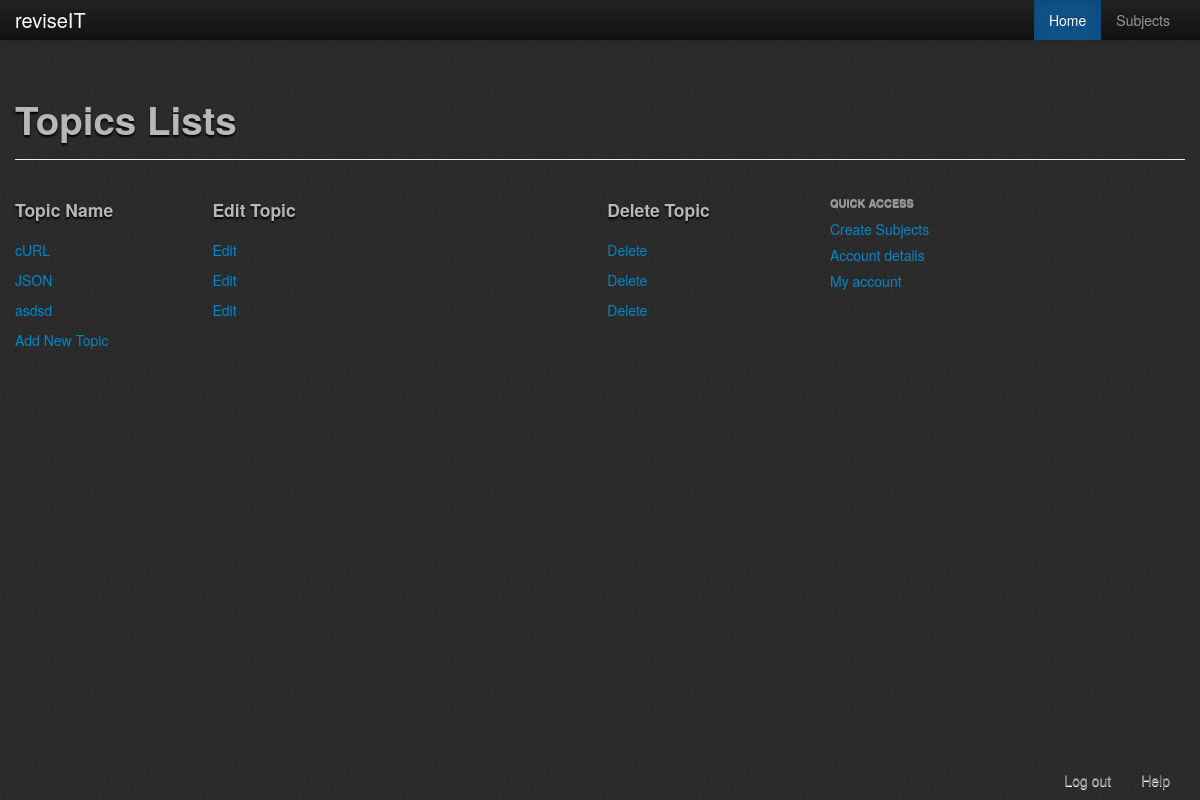
The app's page /php/topics/viewTopic.php?ID=1 (signed in), older data.
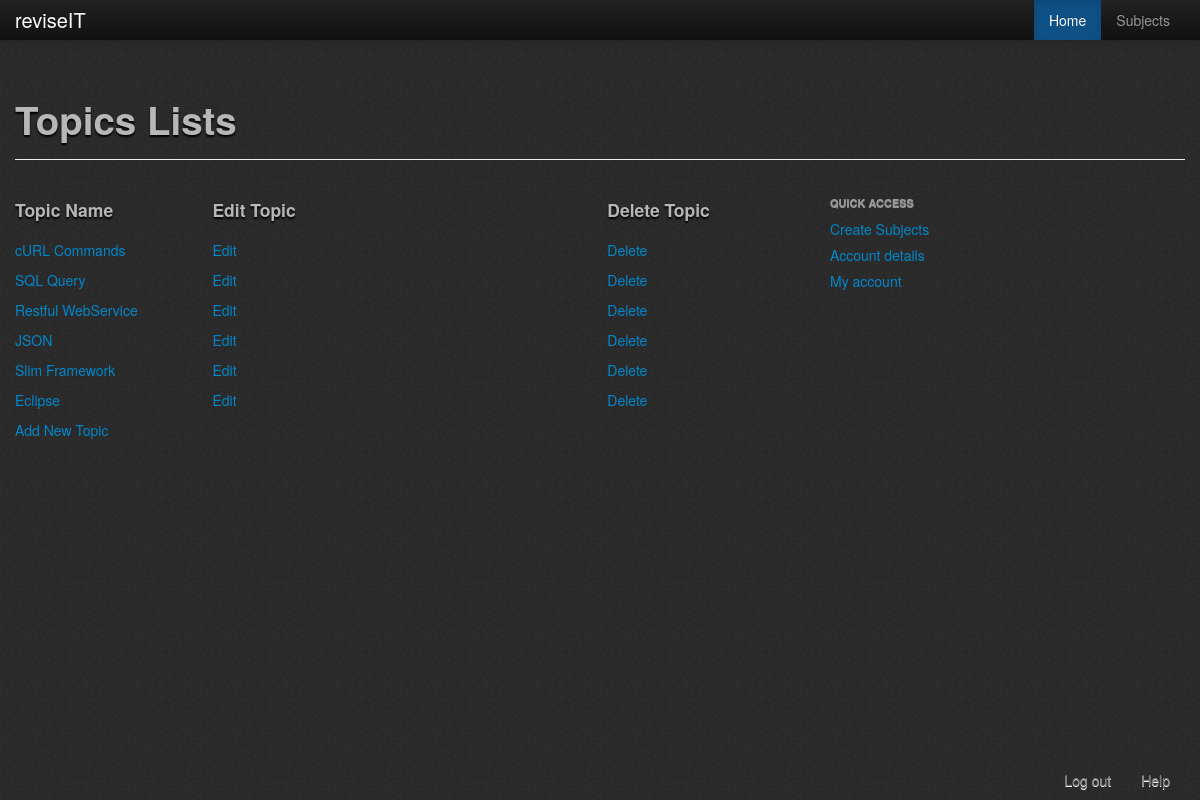
The same page, newer data.
### tables this page shows
CREATE TABLE `topic` (
  `TopicID` int(5) NOT NULL AUTO_INCREMENT,
  `TopicName` varchar(50) NOT NULL,
  `SubjectID` int(11) NOT NULL,
  `SubjectCode` varchar(50) NOT NULL,
  `deletionStatus` tinyint(1) NOT NULL COMMENT '0 = display, 1 = not display',
  `dateupdated` date NOT NULL,
  PRIMARY KEY (`TopicID`),
  KEY `FK_topic` (`SubjectCode`),
  KEY `FK_topicsub` (`SubjectID`)
);

### php/topics/viewTopic.php (the view, shortened to what this page needs)
<?php
	require '../check_logged_in.php';
	$subject_ID = $_GET['ID'];
?>
<!DOCTYPE html PUBLIC "-//W3C//DTD XHTML 1.0 Transitional//EN" "http://www.w3.org/TR/xhtml1/DTD/xhtml1-transitional.dtd">
<html xmlns="http://www.w3.org/1999/xhtml">
	<head>
		<?php
			include '../header_container.php';
		?>
	</head>
	<body>
			<?php
				include 'topics_menu_bar.php';
			?>
			<br /><br />
			<div class="container">
				<div class="page-header">
					<h1>Topics Lists</h1>
				</div>
				<div class="row-fluid">
					<?php
					try
					{
						$result = $db->prepare("SELECT * FROM topic WHERE SubjectID = '".$subject_ID."'");
						$result->execute();
							echo "<div class='span8'>";
								echo"<div class='row-fluid'>";
									echo "<div class='span3'><h4>Topic Name</h4></div>";
									echo "<div class='span6'><h4>Edit Topic</h4></div>";
									echo "<div class='span3'><h4>Delete Topic</h4></div>";
								echo "</div>";
							while($row = $result->fetch(PDO::FETCH_ASSOC))
							{
								echo "<a href='../subtopics/view.php?ID=".$row['TopicID']."'>";
										echo "<div class='span3'>".$row['TopicName']."</div>";
										echo "<div class='span6'><a href='editTopic.php?ID=".$row['TopicID']."'>Edit</a></div>";
										echo "<div class='span3'><a href='deleteTopic.php?ID=".$row['TopicID']."'>Delete</a></div>";
								echo "</a>";
							}
							echo "<br><a href='newTopic.php?ID=".$subject_ID."'>Add New Topic</a>";
							echo "</div>";
					}
					catch(PDOException $e)
					{
						echo $e->getMessage();
					}
					?>
					<div class="span4">
						<ul class="nav nav-list">
							<li class="nav-header">Quick Access</li>
							<li><a href="../subjects/create_subject.php">Create Subjects</a></li>
							<li><a href="#">Account details</a></li>
							<li><a href="../account/my_account.php">My account</a></li>
						</ul>
					</div>
				</div>
			</div>
			<?php
				include '../footer.php';
			?>
	</body>
</html>

Row changes from the older to the newer data that the page shows:
no longer on this page (row edited): topic: TopicName "asdsd"
changed topic: TopicName "cURL" → "cURL Commands"
now on this page (row edited): topic: TopicName "SQL Query"
now on this page (row edited): topic: TopicName "Restful WebService"
now on this page (row edited): topic: TopicName "Slim Framework"
now on this page (row edited): topic: TopicName "Eclipse"
